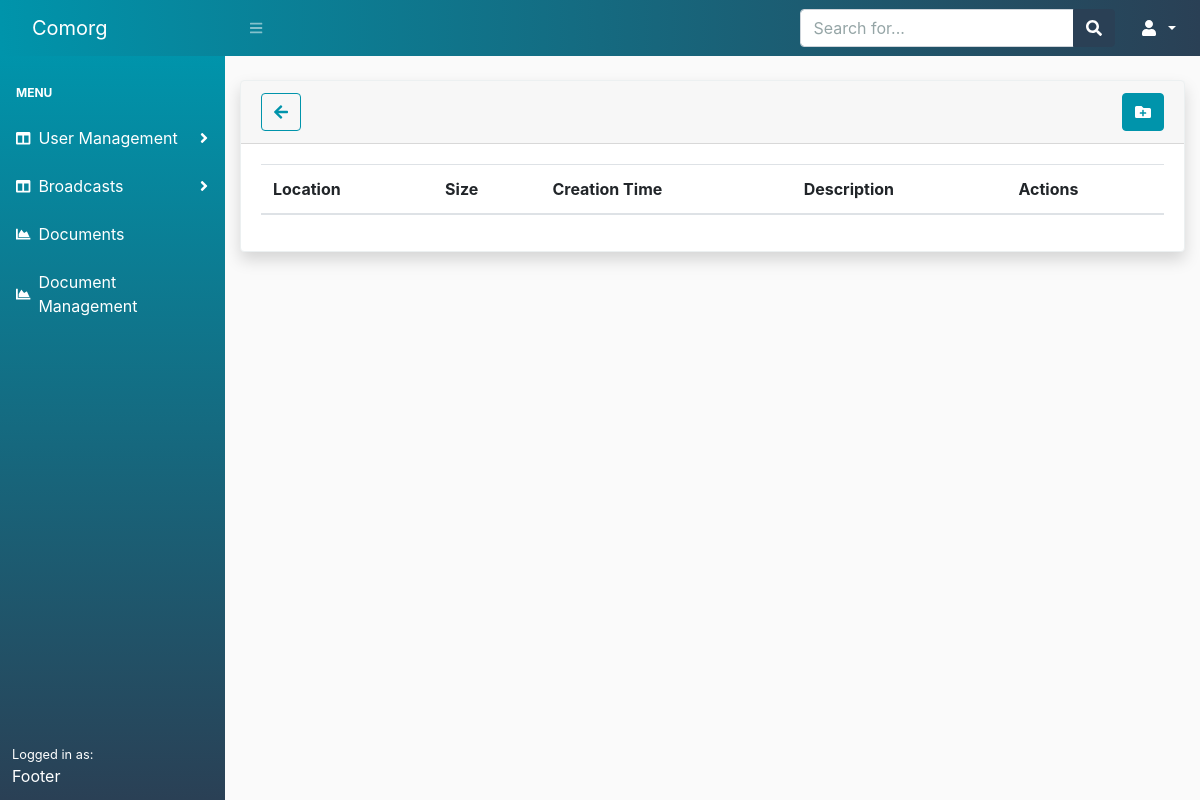
Before: /documents/ with the older database file.
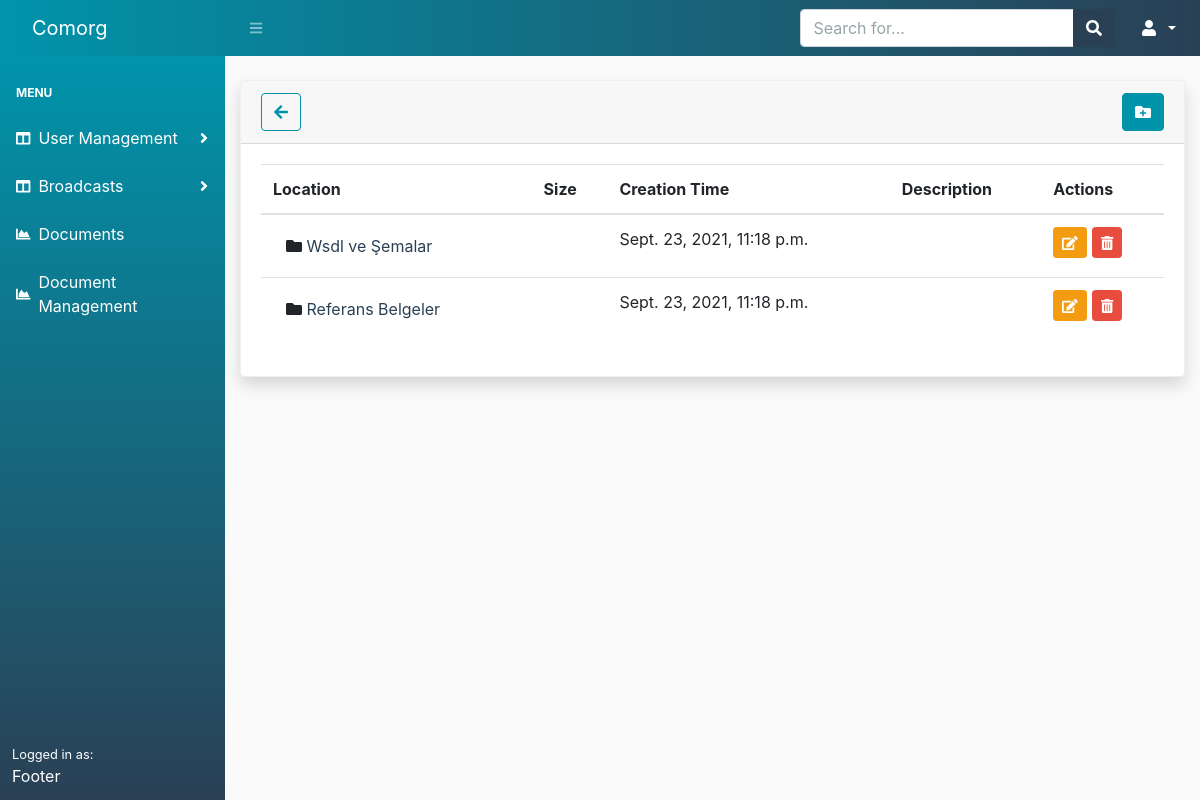
After: the same page with the newer database file.
### document/models.py (models this page shows, shortened)
class Folder(models.Model):
    name = models.CharField(max_length=140)
    description = models.CharField(max_length=250, blank=True, null=True)
    created = models.DateTimeField(auto_now_add=True)
    parent = models.ForeignKey('self', on_delete=models.CASCADE, related_name='subfolders', blank=True, null=True)

### document/views.py (the view)
# urls.py: path('', views.document_list, name='document_list'),
def document_list(request, folder_id: int=None):
    parent_folder = None
    if folder_id:
        parent_folder = get_object_or_404(Folder, id=folder_id)
        folders = parent_folder.subfolders.all()
        files = parent_folder.files.all()
    else:
        folders = Folder.objects.filter(parent=None)
        files = None
    return render(request, 'document/document_list.html', {
        'folders': folders,
        'files': files,
        'parent_folder': parent_folder
    })

### document/templates/document/document_list.html (shortened to what this page needs)
{% extends 'core/base.html' %}
{% block content %}
<div class="card border-light shadow mb-4">
    <div class="card-header d-flex justify-content-between align-items-center">
        <div>
            <a class="btn btn-outline-info" href="javascript:history.go(-1)"><i class="fas fa-arrow-left"></i></a>
        </div>
        <div>
            {% if parent_folder %}
            <a class="btn btn-info" href="{% url 'document:folder_create' parent_folder_id=parent_folder.id %}"><i class="fas fa-folder-plus"></i> </a>
            <a class="btn btn-info" href="{% url 'document:file_upload' parent_folder_id=parent_folder.id %}"><i class="fas fa-file-upload"></i></a>
            {% else %}
            <a class="btn btn-info" href="{% url 'document:folder_create' %}"><i class="fas fa-folder-plus"></i> </a>
            {% endif %}
        </div>
    </div>
    <div class="card-body">
        <table class="table table-hover">
            <thead>
                <tr>
                    <th>Location</th>
                    <th>Size</th>
                    <th>Creation Time</th>
                    <th>Description</th>
                    <th>Actions</th>
                </tr>
            </thead>
            <tbody>
                {% for folder in folders %}
                <tr>
                    <td>
                        <button type="button" class="btn"><span><i class="fas fa-folder"></i></span>
                            <a href="{% url 'document:document_list' folder_id=folder.id %}">{{ folder.name }}</a>
                        </button>
                    </td>
                    <td></td>
                    <td>{{ folder.created }}</td>
                    <td> </td>
                    <td>
                        <a href="{% url 'document:folder_edit' folder_id=folder.id %}" class="btn btn-sm btn-warning"><i class="fas fa-edit"></i></a>
                        <button data-toggle="modal" data-target="#sureToDeleteModel-{{folder.id}}"
                            class="btn btn-sm btn-danger"><i class="fas fa-trash-alt"></i></button>
                    </td>
                </tr>
                {% endfor %}
            </tbody>
        </table>
    </div>
</div>
{% endblock %}

Changed rows visible on the page:
added Folder: name "Wsdl ve Şemalar", created "Sept. 23, 2021, 11:18 p.m."
added Folder: name "Referans Belgeler", created "Sept. 23, 2021, 11:18 p.m."
